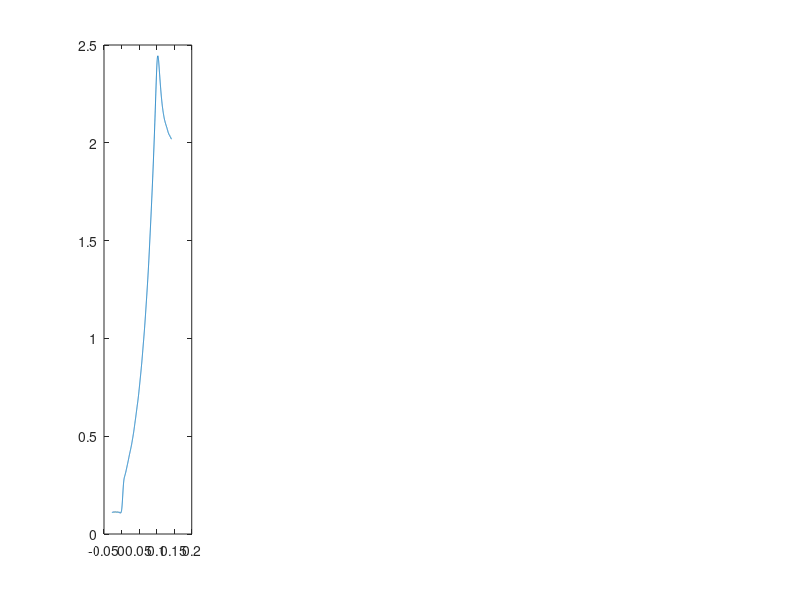

Write MATLAB code to recreate this figure. (Note: this script raises an error after producing the figure.)
%% fig3

clc; clear; close all;
load('sampledata.mat')

%%
D = dir();

figure('Position', [0 0 1000 500])

% plot original stimulus as reference
subplot(2, 5, [1, 6])
plot(sampledata.t, sampledata.F)
ax = gca;

% create color palettes
colors1 = interp1([0 6], [199 233 192; 0 68 27], [0:6])/255
colors2 = interp1([0 6], [188 189 220; 63 0 125], [0:6])/255
colors3 = interp1([0 6], [252 146 114; 103 0 13], [0:6])/255

% create counter vector
ccount = [1 1 1];

for ii = 1:numel(D)
    if contains(D(ii).name, 'FE')
        expdata = load(D(ii).name);

        % plot estimated stimulus
        subplot(2, 5, 2)
        hold on
        plot(expdata.data.spiketimes, expdata.Sint, ...
            'Color', colors1(ccount(1), :))
        xlim(ax.XAxis.Limits)
        title('Forward Euler')

        % plot error over time
        subplot(2, 5, 7)
        hold on
        plot(expdata.error.t, expdata.error.sqresid, ...
            'Color', colors1(ccount(1), :))
        xlim(ax.XAxis.Limits)

        % pull excitability from file name
        f = find(D(ii).name == '_');
        excstr = D(ii).name(f(3)+5:f(4)-1);
        exc = str2num(excstr);
        
        % plot accuracy vs excitability
        subplot(2, 5, [5 10])
        hold on
        scatter(exc, expdata.error.R2, 32, colors1(ccount(1), :), "filled")
        xlim([0 500])

        ccount(1) = ccount(1) + 1;
    elseif contains(D(ii).name, 'AB2')
        % use same process for other methods
        expdata = load(D(ii).name);
        subplot(2, 5, 3)
        hold on
        plot(expdata.data.spiketimes, expdata.Sint, ...
            'Color', colors2(ccount(2), :))
        xlim(ax.XAxis.Limits)
        title('AB2')

        subplot(2, 5, 8)
        hold on
        plot(expdata.error.t, expdata.error.sqresid, ...
            'Color', colors2(ccount(2), :))
        xlim(ax.XAxis.Limits)

        subplot(2, 5, [5 10])

        f = find(D(ii).name == '_');
        excstr = D(ii).name(f(3)+5:f(4)-1);
        exc = str2num(excstr);
    
        hold on
        scatter(exc, expdata.error.R2, 32, colors2(ccount(2), :), "filled")
        xlim([0 500])
        ccount(2) = ccount(2) + 1;
    elseif contains(D(ii).name, 'AB3')
        expdata = load(D(ii).name);
        subplot(2, 5, 4)
        hold on
        plot(expdata.data.spiketimes, expdata.Sint, ...
            'Color', colors3(ccount(3), :))
        xlim(ax.XAxis.Limits)
        title('AB3')

        subplot(2, 5, 9)
        hold on
        plot(expdata.error.t, expdata.error.sqresid, ...
            'Color', colors3(ccount(3), :))
        xlim(ax.XAxis.Limits)

        subplot(2, 5, [5 10])

        f = find(D(ii).name == '_');
        excstr = D(ii).name(f(3)+5:f(4)-1);
        exc = str2num(excstr);
    
        hold on
        scatter(exc, expdata.error.R2, 32, colors3(ccount(3), :), "filled")
        xlim([0 500])

        ccount(3) = ccount(3) + 1;
    else
        continue
    end
end

% set labels
subplot(2, 5, [1 6])
xlabel('time')
ylabel('s')
title('Original Signal')

subplot(2, 5, 2)
ylabel('$\hat{s}$', 'Interpreter','latex')

subplot(2, 5, 7)
xlabel('time')
ylabel('squared resid.')

subplot(2, 5, 8)
xlabel('time')
subplot(2, 5, 9)
xlabel('time')

subplot(2, 5, [5 10])
xlabel('k_{exc}')
ylabel('R^2')
title('Model Accuracy')


% export vector graphics file
print(['/Users/jacobstephens/Documents/FP_modelresultsfig'], '-depsc2')